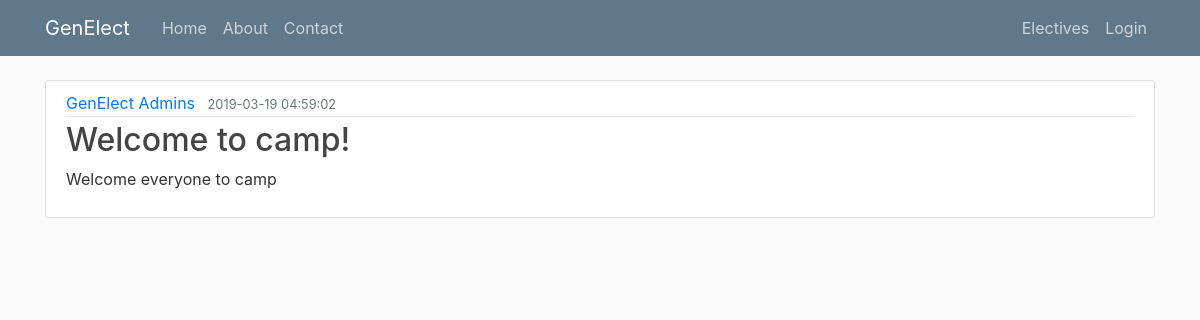
The page /index on the database as committed earlier.
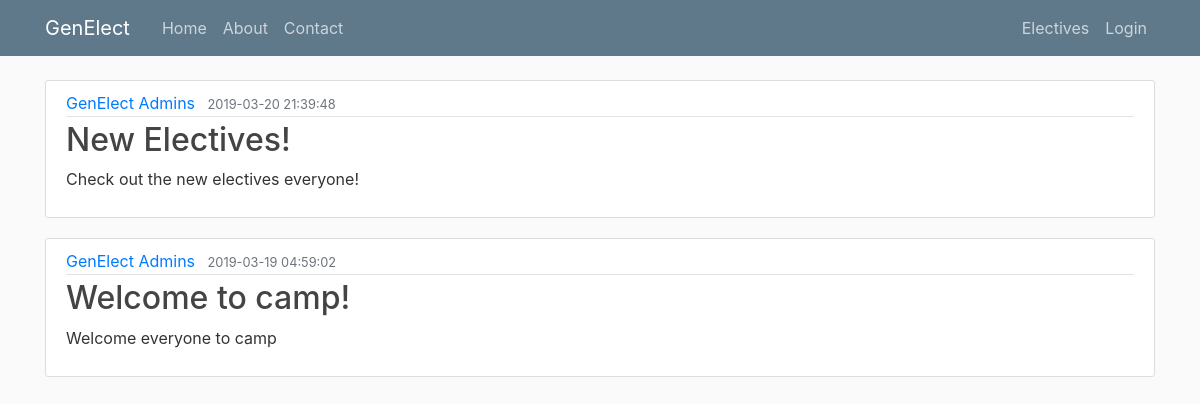
The same page on the database as committed later.
### genElect/models.py (models this page shows)
class Base(db.Model):
    __abstract__ = True
    id = db.Column(db.Integer, primary_key=True, autoincrement=True)
    date_created = db.Column(db.DateTime, default=db.func.current_timestamp())
    date_modified = db.Column(db.DateTime, default=db.func.current_timestamp(),
            onupdate=db.func.current_timestamp())

class Notifications(Base):
    title = db.Column(db.String(100))
    notification = db.Column(db.String(1000))

### genElect/__init__.py (the view)
@app.route("/")
@app.route("/home")
@app.route("/index")
def index():
    notifications = Notifications.query.all()
    notifications.reverse()
    return render_template('index.html', notifications=notifications)

### genElect/templates/index.html (shortened to what this page needs)
{% extends "layout.html" %}
{% block content %}
    {% for notification in notifications %}
        <article class="media content-section">
          <div class="media-body">
            <div class="article-metadata">
              <a class="mr-2" href="#">GenElect Admins</a>
              <small class="text-muted">{{ notification.date_created }}</small>
            </div>
            <h2><a class="article-title" href="#">{{ notification.title }}</a></h2>
            <p class="article-content">{{ notification.notification }}</p>
          </div>
        </article>
    {% endfor %}
{% endblock content %}

### genElect/templates/layout.html (shortened to what this page needs)
<!DOCTYPE html>
<html>
<head>
    <link rel="stylesheet" href="https://maxcdn.bootstrapcdn.com/bootstrap/4.0.0/css/bootstrap.min.css">
    <link rel="stylesheet" type="text/css" href="{{ url_for('static', filename='main.css') }}">
</head>
<body>
    <header class="site-header">
      <nav class="navbar navbar-expand-md navbar-dark bg-steel fixed-top">
        <div class="container">
          <a class="navbar-brand mr-4" href="/">GenElect</a>
          <div class="collapse navbar-collapse" id="navbarToggle">
            <div class="navbar-nav mr-auto">
              {% if not current_user.is_authenticated or current_user.role != "admin" %}
                <a class="nav-item nav-link" href="{{ url_for('index') }}">Home</a>
                <a class="nav-item nav-link" href="{{ url_for('about') }}">About</a>
                <a class="nav-item nav-link" href="{{ url_for('contact') }}">Contact</a>
              {% endif %}
            </div>
            <div class="navbar-nav">
              {% if current_user.is_authenticated %}
                {% if current_user.role == "admin" %}
                  <a class="nav-item nav-link" href="{{ url_for('admin') }}">Admin</a>
                  <a class="nav-item nav-link" href="{{ url_for('allusers') }}">Users</a>
                  <a class="nav-item nav-link" href="{{ url_for('allelectives') }}">Electives</a>
                  <a class="nav-item nav-link" href="{{ url_for('allnotifications') }}">Notifications</a>
                  <a class="nav-item nav-link" href="{{ url_for('allofferings') }}">Offerings</a>
                {% endif %}
                {% if current_user.role == "instructor" %}
                  <a class="nav-item nav-link" href="{{ url_for('allelectives') }}">Electives</a>
                  <a class="nav-item nav-link" href="{{ url_for('allofferings') }}">Offerings</a>
                {% endif %}
                {% if current_user.role == "student" %}
                  <a class="nav-item nav-link" href="/electives">Electives</a>
                  <a class="nav-item nav-link" href="/schedule">My Schedule</a>
                  <a class="nav-item nav-link" href="{{ url_for('account') }}">Account</a>
                {% endif %}
                <a class="nav-item nav-link" href="{{ url_for('logout') }}">Logout</a>
              {% else %}
                <a class="nav-item nav-link" href="/electives">Electives</a>
                <a class="nav-item nav-link" href="{{ url_for('login') }}">Login</a>
              {% endif %}
            </div>
          </div>
        </div>
      </nav>
    </header>
    <main role="main" class="container">
      <div class="row">
        <div class="col-md-12">
          {% block content %}{% endblock %}
        </div>
      </div>
    </main>
</body>
</html>

### genElect/static/main.css (style rules this page uses)
body { background: #fafafa; color: #333333; margin-top: 5rem; }
h1, h2, h3, h4, h5, h6 { color: #444444; }
.bg-steel { background-color: #5f788a; }
.site-header .navbar-nav .nav-link { color: #cbd5db; }
.content-section { background: #ffffff; padding: 10px 20px; border: 1px solid #dddddd; border-radius: 3px; margin-bottom: 20px; }
.article-title { color: #444444; }
.article-content { white-space: pre-line; }
.article-metadata { padding-bottom: 1px; margin-bottom: 4px; border-bottom: 1px solid #e3e3e3 }

Rows that differ between the two databases and show on the page:
added Notifications: date_created "2019-03-20 21:39:48", title "New Electives!", notification "Check out the new electives everyone!"
